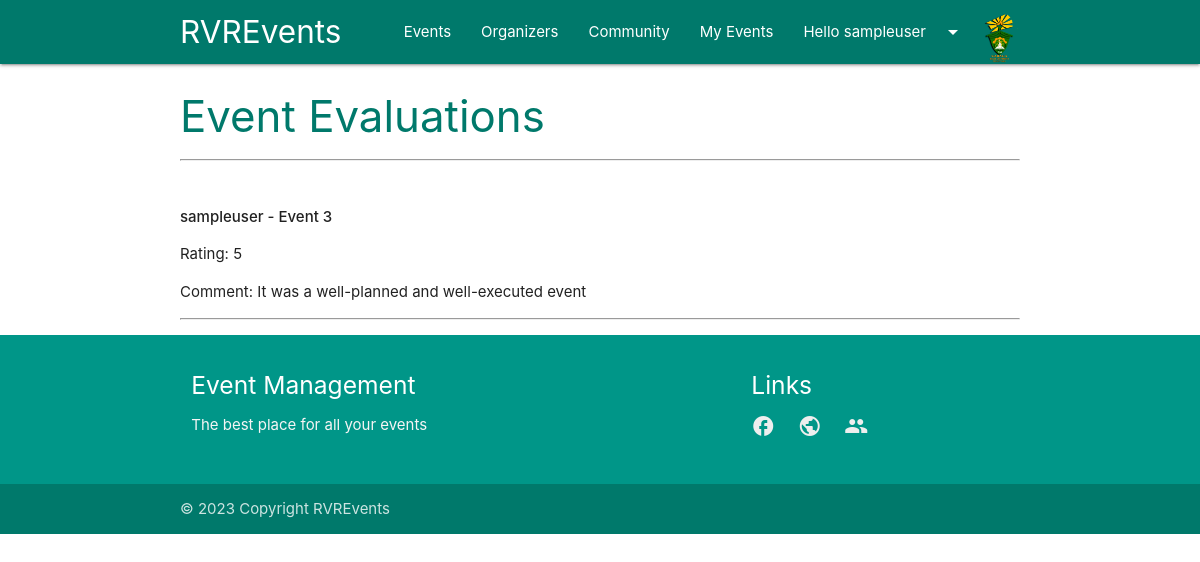
The app's page /evaluations/ (signed in) with its own data.
### ems/models.py (models this page shows, shortened)
class Participant(models.Model):
    GENDER = [
        ('Male', 'Male'),
        ('Female', 'Female'),
        ('Other', 'Other')
    ]
    user = models.OneToOneField(User, null=True, blank=True, on_delete=models.CASCADE)
    name = models.CharField(max_length=200, null=True)
    gender = models.CharField(max_length=100, choices=GENDER, null=True)
    profile_pic = models.ImageField(null=True, blank=True, default="profile_1.png")
    dob = models.DateField(null=True)
    joined_date = models.DateField(auto_now_add=True)

class EventEvaluation(models.Model):
    event = models.ForeignKey(Event, on_delete=models.CASCADE)
    user = models.ForeignKey(User, on_delete=models.CASCADE)
    comment = models.TextField()
    rating = models.PositiveIntegerField(default=0, choices=[(i, i) for i in range(1, 5)])

class Event(models.Model):
    CATEGORIES = [
        ('Conference', 'Conference'),
        ('Party', 'Party'),
        ('Seminar', 'Seminar'),
        ('Concert', 'Concert'),
    ]
    name = models.CharField(max_length=200)
    organiser = models.ForeignKey(Organiser, null=True, on_delete=models.CASCADE)
    description = models.TextField(max_length=500, null=True)
    category = models.CharField(max_length=200, choices=CATEGORIES)
    event_date = models.DateField()
    created_dated = models.DateField(auto_now_add=True)

### ems/views.py (the view)
# urls.py: path('evaluations/', views.evaluations_list, name='evaluations_list'),
def evaluations_list(request):
    evaluations = EventEvaluation.objects.all()
    context = {'evaluations': evaluations}
    return render(request, 'ems/render/evaluations_list.html', context)

### ems/templatetags/auth_extras.py (called while the page is built)
@register.filter(name='has_group')
def has_group(user, group_name):
    group = Group.objects.get(name=group_name)
    return True if group in user.groups.all() else False

### ems/templates/ems/render/evaluations_list.html
{% extends 'ems/main.html' %}
{% block content %}
<div class="container">
    <h3 class="teal-text text-darken-2">Event Evaluations</h3>
    <hr>
    <br>
    <ul>
        {% for evaluation in evaluations %}
            <li>
                <strong>{{ evaluation.user.username }} - {{ evaluation.event.name }}</strong>
                <p>Rating: {{ evaluation.rating }}</p>
                <p>Comment: {{ evaluation.comment }}</p>
                <hr>
            </li>
        {% endfor %}
    </ul>
</div>
{% endblock %}

### ems/templates/components/navbar.html (shortened to what this page needs)
{% load auth_extras %}
<nav class="teal darken-2">
    <div class="container">
        <div class="nav-wrapper">
            <a href="{% url 'home' %}" class="brand-logo">RVREvents {% if request.user.is_staff %}(Admin){% endif %}</a>
            <ul id="nav-mobile" class="right hide-on-med-and-down">
                <li><a href="{% url 'events' %}">Events</a></li>
                <li><a href="{% url 'organisers' %}">Organizers</a></li>
                <li><a href="{% url 'participants' %}">Community</a></li>
                {% if request.user|has_group:"participant" %}
                    <li><a href="{% url 'my_events' %}">My Events</a></li>
                {% endif %}
                {% if request.user.username %}
                    <li><a class="dropdown-trigger" href="#" data-target="dropdown1">Hello {{request.user.username}}<i class="material-icons right">arrow_drop_down</i></a></li>
                {% else %}
                    <li><a href="{% url 'login' %}">Login</a></li>
                {% endif %}
                {% if request.user|has_group:"participant" %}
                    <img src="{{ request.user.participant.profile_pic.url }}" alt="" width="40px" height="40px" style="padding-top: 10px;" class="responsive-img circle">
                {% endif %}
            </ul>
        </div>
    </div>
</nav>

### records on screen
EventEvaluation: user.username "sampleuser", event.name "Event 3", rating "5", comment "It was a well-planned and well-executed event"

### other values on screen
{{ request.user.username }} "sampleuser"
